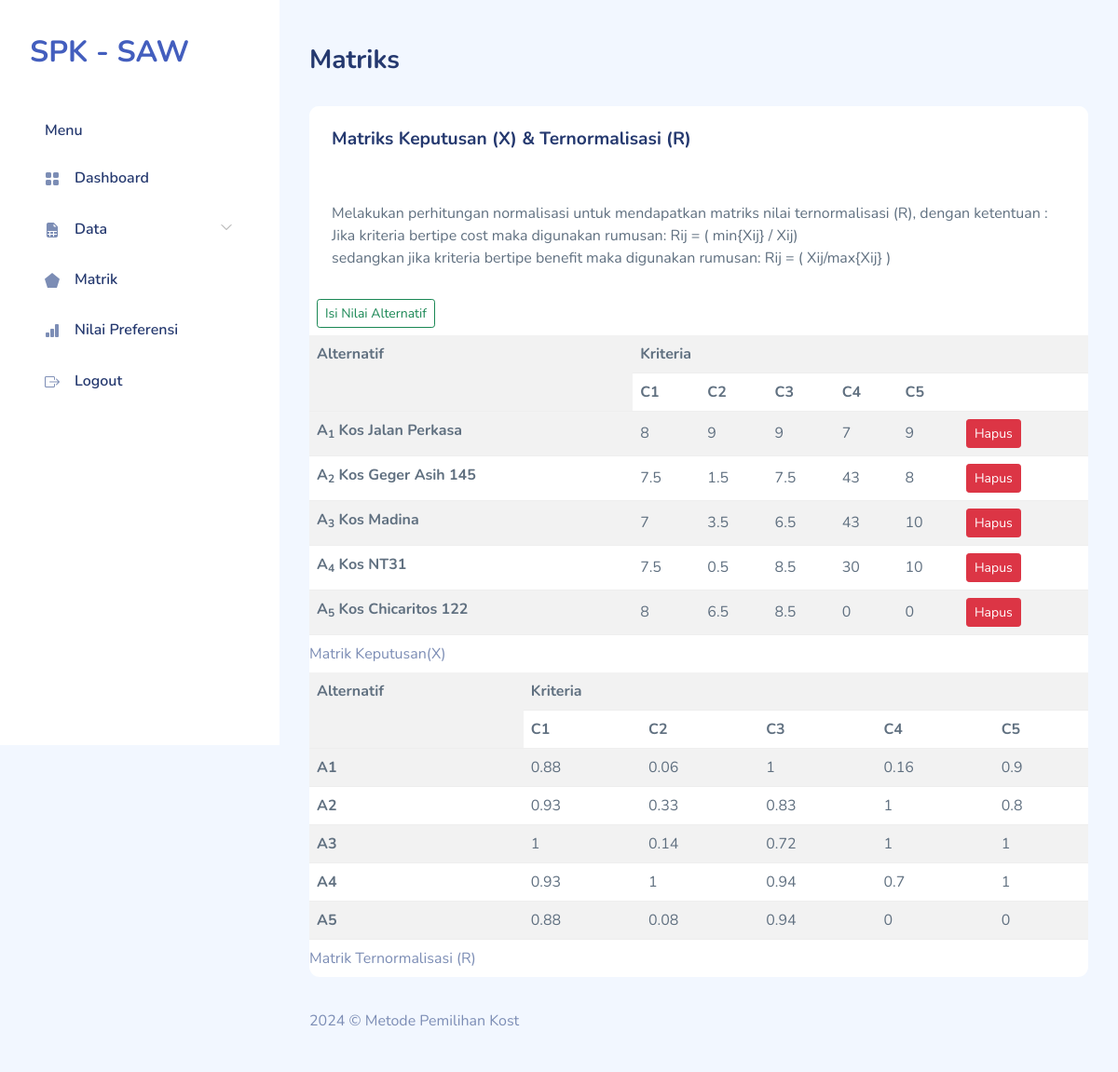
Screenshot of /matrik.php (signed in) with the database file from the repository.
### tables this page shows
CREATE TABLE `saw_evaluations` (
  `id_alternative` smallint(5) UNSIGNED NOT NULL,
  `id_criteria` tinyint(3) UNSIGNED NOT NULL,
  `value` float NOT NULL
);

CREATE TABLE `saw_alternatives` (
  `id_alternative` smallint(5) UNSIGNED NOT NULL,
  `name` varchar(30) NOT NULL
);

### matrik.php (the view, shortened to what this page needs)
<!DOCTYPE html>
<html lang="en">
  <?php
require "layout/head.php";
require "include/conn.php";
?>
  <body>
    <div id="app">
      <?php require "layout/sidebar.php";?>
      <div id="main">
        <div class="page-heading">
          <h3>Matriks</h3>
        </div>
        <div class="page-content">
          <section class="row">
            <div class="col-12">
              <div class="card">
                <div class="card-header">
                  <h4 class="card-title">Matriks Keputusan (X) &amp; Ternormalisasi (R)</h4>
                </div>
                <div class="card-content">
                  <div class="card-body">
                    <p class="card-text">Melakukan perhitungan normalisasi untuk mendapatkan matriks nilai ternormalisasi (R), dengan ketentuan : <br>
                                         Jika kriteria bertipe cost maka digunakan rumusan:
                                         Rij = ( min{Xij} / Xij) <br>
                                         sedangkan jika kriteria bertipe benefit maka digunakan rumusan:
                                         Rij = ( Xij/max{Xij} )
                    </p>
                  </div>
                  <button type="button" class="btn btn-outline-success btn-sm m-2" data-bs-toggle="modal"
                                        data-bs-target="#inlineForm">
                                        Isi Nilai Alternatif
                  </button>
                  <div class="table-responsive">
                  <table class="table table-striped mb-0">
    <caption>
        Matrik Keputusan(X)
    </caption>
    <tr>
        <th rowspan='2'>Alternatif</th>
        <th colspan='6'>Kriteria</th>
    </tr>
    <tr>
        <th>C1</th>
        <th>C2</th>
        <th>C3</th>
        <th>C4</th>
        <th colspan="2">C5</th>
    </tr>
    <?php
$sql = "SELECT
          a.id_alternative,
          b.name,
          SUM(IF(a.id_criteria=1,a.value,0)) AS C1,
          SUM(IF(a.id_criteria=2,a.value,0)) AS C2,
          SUM(IF(a.id_criteria=3,a.value,0)) AS C3,
          SUM(IF(a.id_criteria=4,a.value,0)) AS C4,
          SUM(IF(a.id_criteria=5,a.value,0)) AS C5
        FROM
          saw_evaluations a
          JOIN saw_alternatives b USING(id_alternative)
        GROUP BY a.id_alternative
        ORDER BY a.id_alternative";
$result = $db->query($sql);
$X = array(1 => array(), 2 => array(), 3 => array(), 4 => array(), 5 => array());
while ($row = $result->fetch_object()) {
    array_push($X[1], round($row->C1, 2));
    array_push($X[2], round($row->C2, 2));
    array_push($X[3], round($row->C3, 2));
    array_push($X[4], round($row->C4, 2));
    array_push($X[5], round($row->C5, 2));
    echo "<tr class='center'>
            <th>A<sub>{$row->id_alternative}</sub> {$row->name}</th>
            <td>" . round($row->C1, 2) . "</td>
            <td>" . round($row->C2, 2) . "</td>
            <td>" . round($row->C3, 2) . "</td>
            <td>" . round($row->C4, 2) . "</td>
            <td>" . round($row->C5, 2) . "</td>
            <td>
            <a href='keputusan-hapus.php?id={$row->id_alternative}' class='btn btn-danger btn-sm'>Hapus</a>
            </td>
          </tr>\n";
}
?>
</table>
<table class="table table-striped mb-0">
    <caption>
        Matrik Ternormalisasi (R)
    </caption>
    <tr>
        <th rowspan='2'>Alternatif</th>
        <th colspan='5'>Kriteria</th>
    </tr>
    <tr>
        <th>C1</th>
        <th>C2</th>
        <th>C3</th>
        <th>C4</th>
        <th>C5</th>
    </tr>
    <?php
$sql = "SELECT
          a.id_alternative,
          SUM(
            IF(
              a.id_criteria=1,
              IF(
                b.attribute='benefit',
                a.value/" . max($X[1]) . ",
                " . min($X[1]) . "/a.value)
              ,0)
              ) AS C1,
          SUM(
            IF(
              a.id_criteria=2,
              IF(
                b.attribute='benefit',
                a.value/" . max($X[2]) . ",
                " . min($X[2]) . "/a.value)
               ,0)
             ) AS C2,
          SUM(
            IF(
              a.id_criteria=3,
              IF(
                b.attribute='benefit',
                a.value/" . max($X[3]) . ",
                " . min($X[3]) . "/a.value)
               ,0)
             ) AS C3,
          SUM(
            IF(
              a.id_criteria=4,
              IF(
                b.attribute='benefit',
                a.value/" . max($X[4]) . ",
                " . min($X[4]) . "/a.value)
               ,0)
             ) AS C4,
          SUM(
            IF(
              a.id_criteria=5,
              IF(
                b.attribute='benefit',
                a.value/" . max($X[5]) . ",
                " . min($X[5]) . "/a.value)
               ,0)
             ) AS C5
        FROM
          saw_evaluations a
          JOIN saw_criterias b USING(id_criteria)
        GROUP BY a.id_alternative
        ORDER BY a.id_alternative
       ";
$result = $db->query($sql);
while ($row = $result->fetch_object()) {
    echo "<tr class='center'>
            <th>A{$row->id_alternative}</th>
            <td>" . round($row->C1, 2) . "</td>
            <td>" . round($row->C2, 2) . "</td>
            <td>" . round($row->C3, 2) . "</td>
            <td>" . round($row->C4, 2) . "</td>
            <td>" . round($row->C5, 2) . "</td>
          </tr>\n";
}
?>
</table>
                  </div>
                </div>
              </div>
            </div>
          </section>
        </div>
        <?php require "layout/footer.php";?>
      </div>
    </div>
  </body>
</html>

### assets/css/app.css (style rules this page uses)
.btn.btn-danger,.btn.btn-info,.btn.btn-primary,.btn.btn-secondary,.btn.btn-success,.btn.btn-warning { color:#fff }
.card { margin-bottom:2.2rem;border:none }
.card .card-header { border:none }
.card .card-header h4 { font-size:1.2rem;font-weight:700 }
.card .card-content { position:relative }
.card .card-title { font-size:1.2rem }
.card .card-body { padding:1.5rem }
.dataTable-table td,.dataTable-table thead th,.table td,.table thead th { vertical-align:middle }
#main { margin-left:300px;padding:2rem }
.page-heading { margin:0 0 2rem }
.page-heading h3 { font-weight:700 }
a { text-decoration:none }

### rows the page displays
saw_evaluations: id_alternative "1", id_alternative.name "Kos Jalan Perkasa", C1 "8", C2 "9", C3 "9", C4 "7", C5 "9", C1 "0.88", C2 "0.06", C3 "1", C4 "0.16", C5 "0.9"
saw_evaluations: id_alternative "2", id_alternative.name "Kos Geger Asih 145", C1 "7.5", C2 "1.5", C3 "7.5", C4 "43", C5 "8", C1 "0.93", C2 "0.33", C3 "0.83", C4 "1", C5 "0.8"
saw_evaluations: id_alternative "3", id_alternative.name "Kos Madina", C1 "7", C2 "3.5", C3 "6.5", C4 "43", C5 "10", C1 "1", C2 "0.14", C3 "0.72", C4 "1", C5 "1"
saw_evaluations: id_alternative "4", id_alternative.name "Kos NT31", C1 "7.5", C2 "0.5", C3 "8.5", C4 "30", C5 "10", C1 "0.93", C2 "1", C3 "0.94", C4 "0.7", C5 "1"
saw_evaluations: id_alternative "5", id_alternative.name "Kos Chicaritos 122", C1 "8", C2 "6.5", C3 "8.5", C4 "0", C5 "0", C1 "0.88", C2 "0.08", C3 "0.94"
